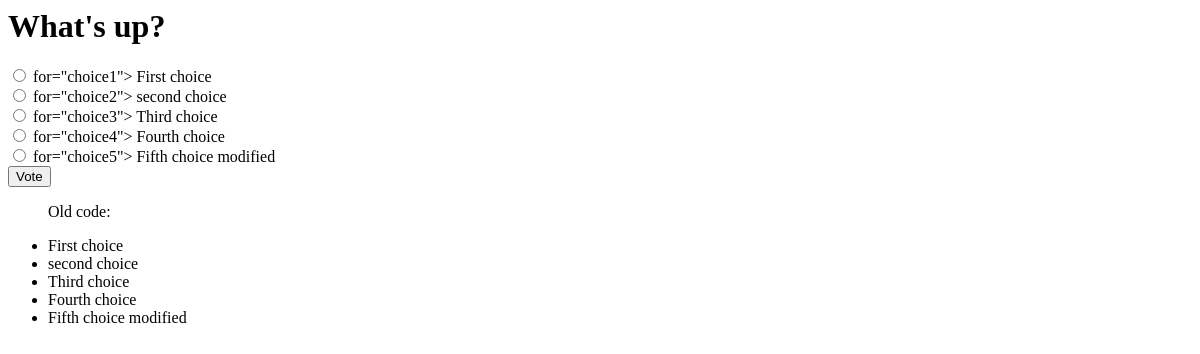
Page /polls/1/ on the earlier database version.
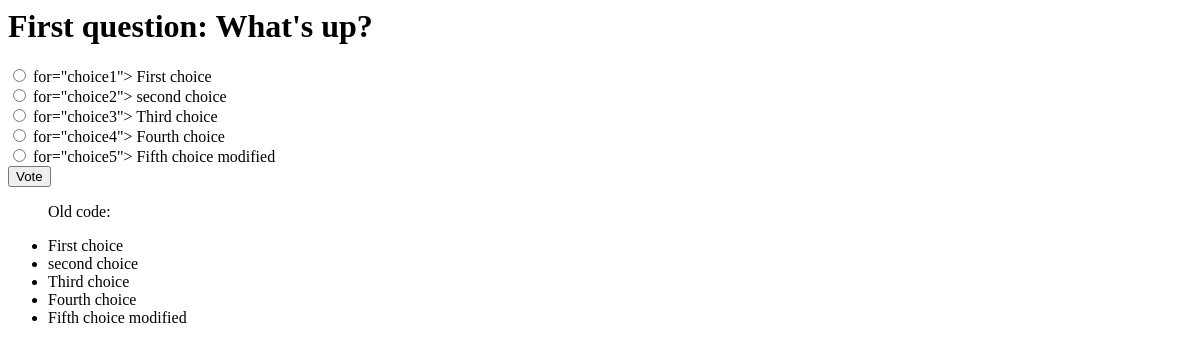
Same page on the later database version.
### polls/models.py (models this page shows, shortened)
class Question(models.Model):
    question_text = models.CharField(max_length=200)
    pub_date = models.DateTimeField('date published')

### polls/views.py (the view)
# urls.py: path('<int:pk>/', views.DetailView.as_view(), name='detail'),
class DetailView(generic.DetailView):
    model = Question
    template_name = 'polls/detail.html'

### polls/templates/polls/detail.html (shortened to what this page needs)
<h1> {{ question.question_text }} </h1>
<form action="{% url 'polls:vote' question.id %}" method="post">
    {% for choice in question.choice_set.all %}
        <input type="radio" name="choice" id="choice{{ forloop.counter }}" value="{{ choice.id }}">
        <label> for="choice{{ forloop.counter }}"> {{ choice.choice_text }} </label><br>
    {% endfor %}
    <input type="submit" value="Vote">
</form>
<ul>
<p> Old code: <p>
{% for choice in question.choice_set.all %}
    <li> {{ choice.choice_text }} </li>
{% endfor %}
</ul>

Differences in the rows shown:
changed Question: question_text "What's up?" → "First question: What's up?"
